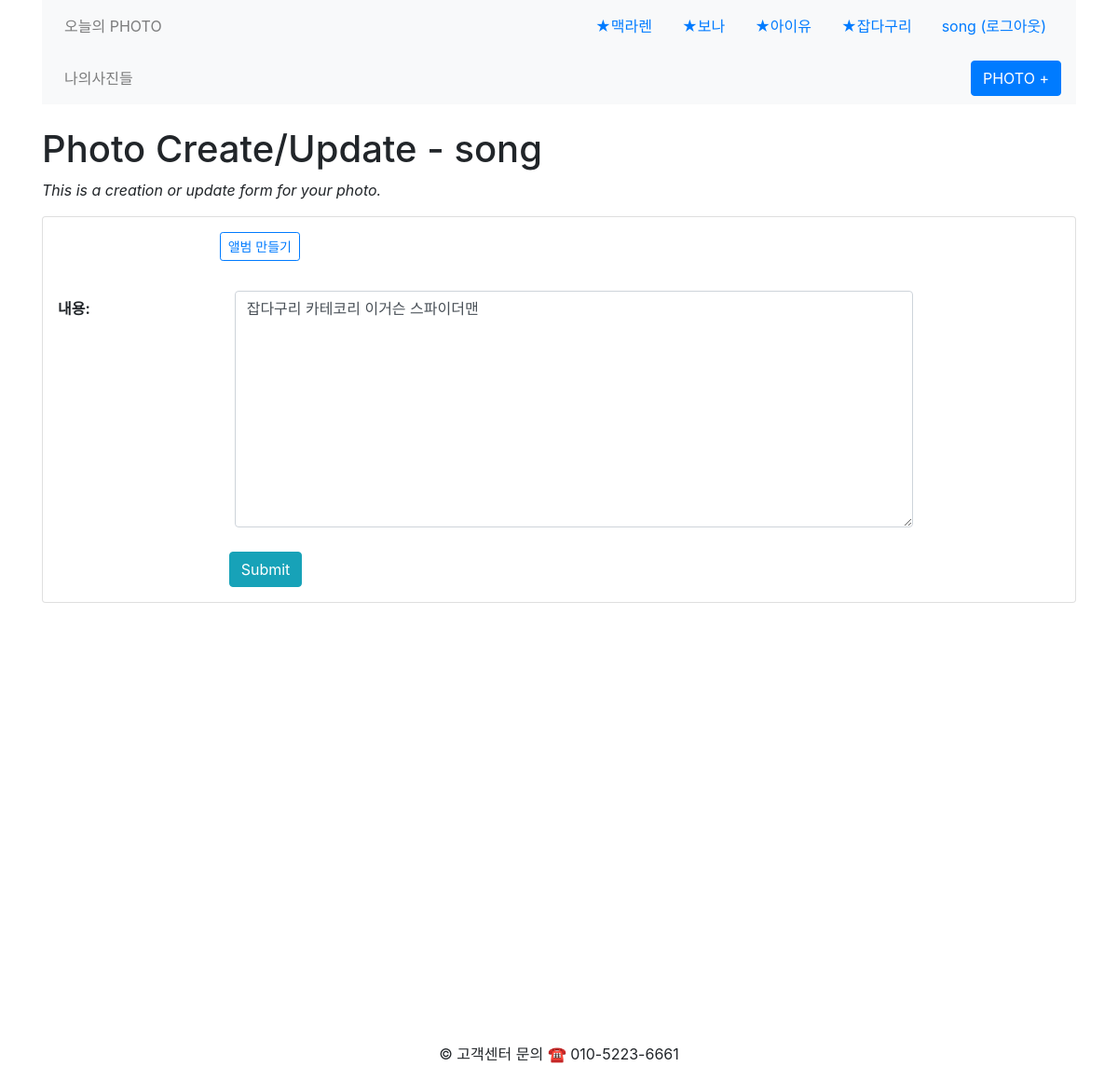
The app's page /insta/photo/modify/114/ (signed in) with its own data.
### insta/models.py (models this page shows, shortened)
class Album(models.Model):
    objects = None
    name = models.CharField('NAME', max_length=30)
    slug = models.SlugField(max_length=250, unique=True)
    owner = models.ForeignKey('common.User', on_delete=models.CASCADE, verbose_name='OWNER', blank=True, null=True)
    class Meta:
        ordering = ('name',)
    def get_absolute_url(self):
        return reverse('insta:album_detail', args = [self.slug])

class Photo(models.Model):
    album = models.ForeignKey(Album, on_delete=models.CASCADE)
    image = ThumbnailImageField('IMAGE', upload_to='insta/%Y/%m')
    description = models.TextField('Photo Description', blank=True)
    title = models.CharField('TITLE', max_length=30, null=True)
    upload_dt = models.DateTimeField('UPLOAD DATE', auto_now_add=True)
    owner = models.ForeignKey(User, null=True, on_delete=models.CASCADE, related_name='owner_photo')
    voter = models.ManyToManyField(User, related_name='voter_photo')
    modify_date = models.DateTimeField(blank=True, null=True)
    class Meta:
        ordering = ('title',)

### common/models.py (models this page shows, shortened)
class User(AbstractBaseUser):
    username = models.CharField(verbose_name='username', max_length=20, unique=True, )
    email = models.EmailField(verbose_name='email', max_length=255, )
    realname = models.CharField(verbose_name='realname', max_length=20, null=True,)
    birth_date = models.DateField(verbose_name='birth_date', blank=True, null=True, )
    phone = models.CharField(verbose_name='phone', max_length=11, null=True,)
    gender = models.IntegerField(verbose_name='gender', null=True,)
    gender2 = models.CharField(verbose_name="gender2", max_length=5, null=True,)
    is_active = models.BooleanField(default=True)
    is_admin = models.BooleanField(default=False)
    objects = UserManager()
    USERNAME_FIELD = 'username'
    REQUIRED_FIELDS = ['email']
    def __str__(self):
        return self.username

### insta/vote_views.py (the view)
# urls.py: path('photo/modify/<int:photo_id>/', vote_views.photo_modify, name='photo_modify'),
@login_required(login_url='common:login')
def photo_modify(request, photo_id):
    photo = get_object_or_404(Photo, pk=photo_id)
    if request.user != photo.owner:
        messages.error(request, '수정권한이 없습니다')
        return redirect('insta:photo_detail', pk=photo.id)
    if request.method == "POST":
        form = PhotoForm(request.POST, instance=photo)
        if form.is_valid():
            photo = form.save(commit=False)
            photo.modify_date = timezone.now()  # 수정일시 저장
            photo.save()
            return redirect('insta:photo_detail', pk=photo.id)
    else:
        form = PhotoForm(instance=photo)
    context = {'form': form}
    return render(request, 'insta/photo_form.html', context)

### insta/forms.py
class PhotoForm(forms.ModelForm):
    class Meta:
        model = Photo  # 사용할 모델
        fields = ['description']
        widgets = {
            'description': forms.Textarea(attrs={'class': 'form-control', 'rows': 10}),
        }
        labels = {
            'description': '내용',
        }

### insta/context_processors.py (called while the page is built)
def menu_links(request):
    customer = request.user.id
    print(request)
    links = Album.objects.filter(owner_id=customer)
    return dict(links = links)

def menu_links2(request) :
    allphoto = request.user.id
    links2 = Photo.objects.filter(owner_id=allphoto)
    return dict(links2 = links2)

### templates/insta/photo_form.html (shortened to what this page needs)
{% extends "base.html" %}
{% load widget_tweaks %}
{% block content %}
<h1>Photo Create/Update - {{user}}</h1>
<p class="font-italic">This is a creation or update form for your photo.</p>
{% if form.is_multipart %}
<form enctype="multipart/form-data" action="" method="post" class="card pt-3">
    {% else %}
    <form action="." method="post" class="card pt-3">
        {% endif %}
        <div class="form-group row">
            <div class="col-sm-2">
            </div>
            <div class="col-sm-2 my-auto">
                <a href="{% url 'insta:album_add' %}" class="btn btn-outline-primary btn-sm">
                    앨범 만들기</a>
            </div>
        </div>
        <div class="form-group row">
            {{ form.description|add_label_class:"col-form-label col-sm-2 ml-3 font-weight-bold" }}
            <div class="col-sm-8">
                {{ form.description|add_class:"form-control"}}
            </div>
        </div>
        <div class="form-group">
            <div class="offset-sm-2 col-sm-5">
                <input type="submit" value="Submit" class="btn btn-info"/>
            </div>
        </div>
    </form>
    {% endblock %}

### templates/navbar.html (shortened to what this page needs)
<nav class="navbar navbar-expand-lg navbar-light bg-light">
    <div class="collapse navbar-collapse" id="navbarSupportedContent">
        <ul class="navbar-nav mr-auto">
            <li class="nav-item">
                <a class="nav-link" href="{% url 'insta:allPhotoAB' %}">오늘의 PHOTO</a>
            </li>
        </ul>
        {% for cat in links %}
        <a class="nav-link" href="{{ cat.get_absolute_url }}">★{{cat.name}}</a>
        {% endfor %}
        {% if user.is_authenticated %}
        <a class="nav-link" href="{% url 'common:logout' %}">{{ user.username }} (로그아웃)</a>
        {% else %}
        <a class="nav-link" href="{% url 'common:login' %}">로그인</a>
        {% endif %}
    </div>
</nav>
<nav class="navbar navbar-expand-lg navbar-light bg-light">
    <div class="collapse navbar-collapse" id="navbarSupportedContent2">
        <ul class="navbar-nav mr-auto">
            <li class="nav-item">
                <a class="nav-link" href="{% url 'insta:myPhotoAB' %}">나의사진들</a>
            </li>
        </ul>
        <a href="{% url 'insta:photo_add' %}" class="btn btn-primary">PHOTO +</a>
    </div>
</nav>

### static/style.css (style rules this page uses)
input[type=submit] { margin-top:10px; }

### records on screen
Album: name "맥라렌"
Album: name "보나"
Album: name "아이유"
Album: name "잡다구리"
User: username "song"
Photo: description|add_label_class "내용:", description "잡다구리 카테코리 이거슨 스파이더맨"
